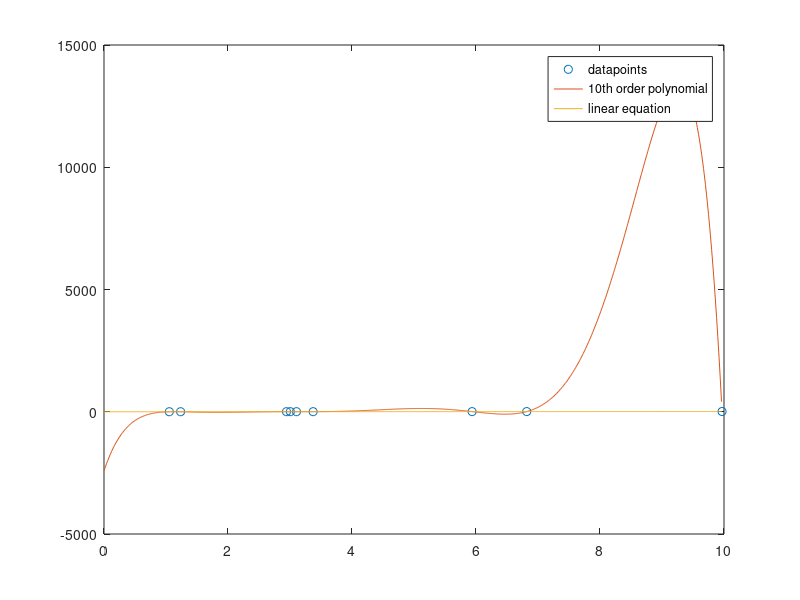

MATLAB code to generate this figure:
x =rand(9,1)*10
y = x + 0.1*randn(size(x));

p = polyfit(x,y,10)
t2 = 0:0.01:max(x)
y2 = polyval(p,t2);
figure

plot(x,y,'o',t2,y2)
hold on
pp = polyfit(x,y,1)
t3 = 0:0.01:max(x)
y3 = polyval(pp,t2);
plot(t3,y3)

legend('datapoints','10th order polynomial','linear equation')